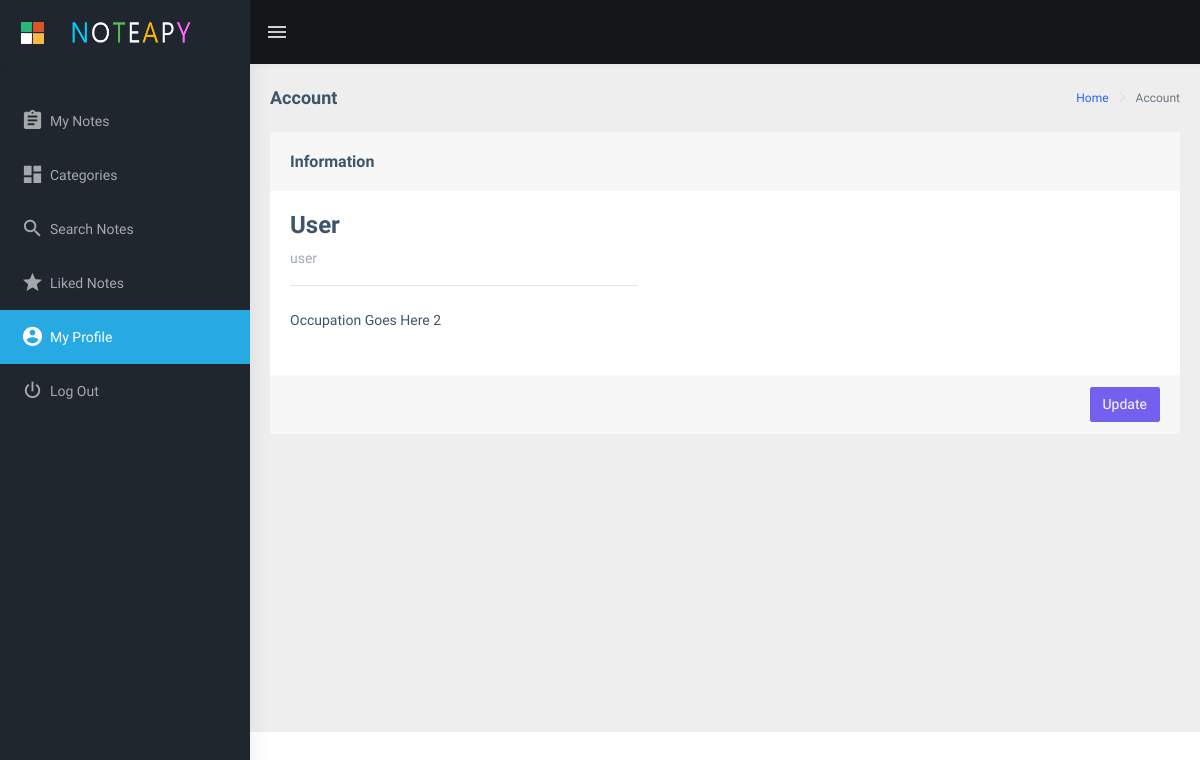
The app's page /account/ (signed in), older data.
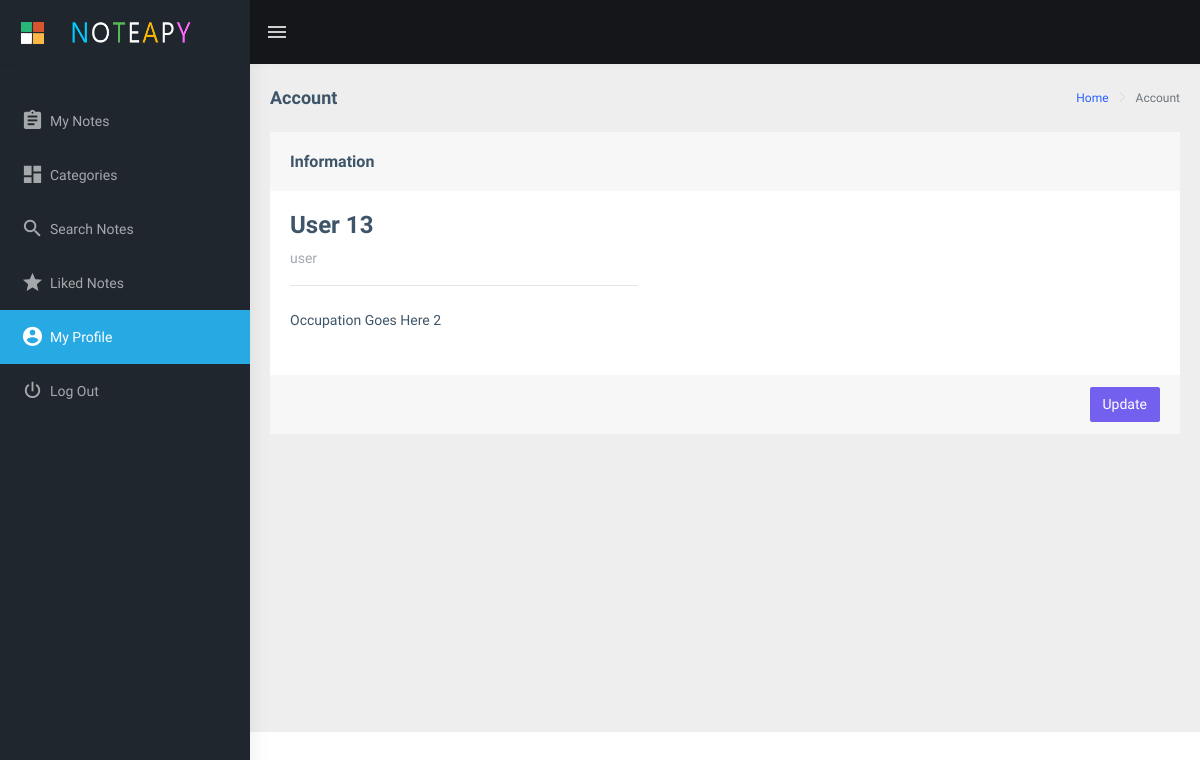
The same page, newer data.
### main/models.py (models this page shows)
class User(AbstractBaseUser, PermissionsMixin):
    username     = models.CharField(max_length=128, unique=True)
    name         = models.CharField(max_length=30)
    occupation   = models.CharField(max_length=128, blank=True, null=True)
    is_staff = models.BooleanField(default=False)
    is_superuser = models.BooleanField(default=False)
    is_active = models.BooleanField(default=True)
    REQUIRED_FIELDS = ['name']
    USERNAME_FIELD = 'username'
    objects = CustomAccountManager()

### main/views/account.py (the view)
# urls.py: path('account/', views.Account.as_view(), name="Account"),
class Account(LoginRequiredMixin, View):
    def get(self, request):
        return render(request, "main/account/account.html")

### main/templates/main/account/account.html (shortened to what this page needs)
{% extends 'main/base.html' %}
{% load static %}
{% block content %}
<div class="page-wrapper">
    <div class="page-breadcrumb">
        <div class="row">
            <div class="col-12 d-flex no-block align-items-center">
                <h4 class="page-title">Account</h4>
                <div class="ml-auto text-right">
                    <nav aria-label="breadcrumb">
                        <ol class="breadcrumb">
                            <li class="breadcrumb-item"><a href="{% url 'main:Notes' %}">Home</a></li>
                            <li class="breadcrumb-item active" aria-current="page">Account</li>
                        </ol>
                    </nav>
                </div>
            </div>
        </div>
    </div>
    <div class="container-fluid">
        <div class="row">
            <div class="col-12">
                <div class="card">
                    <div class="card-header">
                        <h5 class="card-title pt-2 pb-2">Information</h5>
                    </div>
                    <div class="card-body">
                        <h3>{{ request.user.name }}</h3>
                        <p class="text-muted">{{ request.user.username }}</p>
                        <hr class="ml-0" width="40%">
                        <div class="pt-2 pb-4">
                            {% if request.user.occupation %}
                                {{ request.user.occupation }}
                            {% else %}
                                No Occupation Provided
                            {% endif %}
                        </div>
                    </div>
                    <div class="card-footer">
                        <div class="d-flex justify-content-end">
                            <a class="btn btn-primary" href="{% url 'main:Update_Account' %}">Update</a>
                        </div>
                    </div>
                </div>
            </div>
        </div>
    </div>
</div>
{% endblock %}

Row changes from the older to the newer data that the page shows:
changed User "user": user.name "User" → "User 13"
